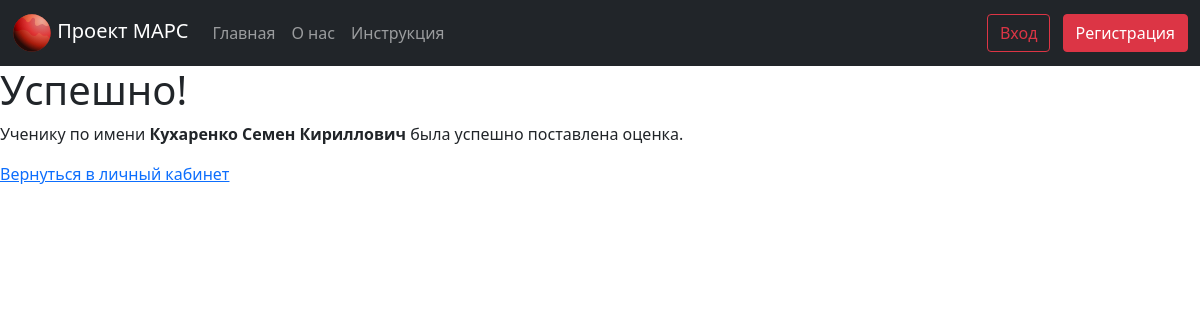
Before: /lk/success_page/student_id=2 with the older database file.
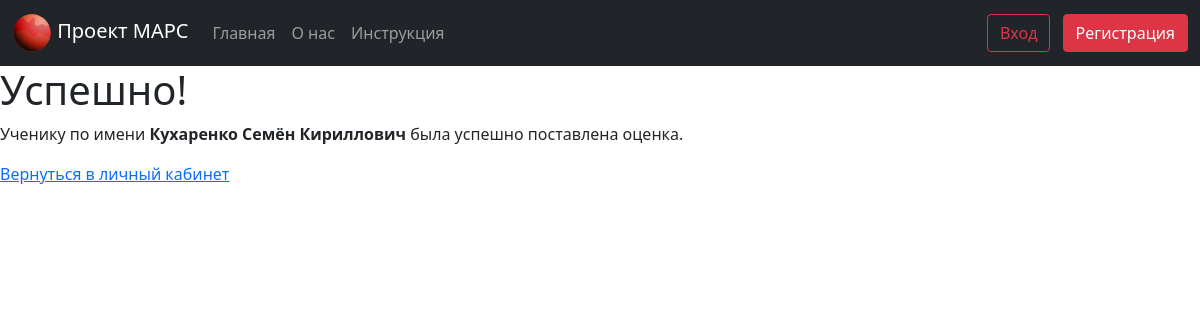
After: the same page with the newer database file.
### visual.py (models this page shows, shortened)
class Student(db.Model):
    id = db.Column(db.Integer, primary_key=True)
    name = db.Column(db.String(100), nullable=False)
    cl = db.Column(db.Integer, nullable=False)
    teacher_id = db.Column(db.Integer)

### visual.py (the view)
@app.route('/lk/success_page/student_id=<int:st_id>')
def success_page(st_id):
    ask = "SELECT name FROM student WHERE id = " + str(st_id)
    conn, cur = get_connection('data.db')
    name = cur.execute(ask).fetchone()[0]
    return render_template('success_page.html', name=name)

### visual.py (called while the page is built)
def get_connection(db_name):
    conn = sqlite3.connect(db_name)
    cur = conn.cursor()
    return conn, cur

@app.before_request
def load_logged_in_user():
    id = session.get('user_id')
    if id is None:
        g.teacher_name = None
    else:
        conn, cur = get_connection('data.db')
        teacher = cur.execute('SELECT * FROM teacher WHERE id = ?', (id,)).fetchone()
        g.teacher_name = teacher[1]

### templates/success_page.html (shortened to what this page needs)
{% extends 'base.html' %}
{% block body %}
<h1>Успешно!</h1>
<p>Ученику по имени <b>{{ name }}</b> была успешно поставлена оценка.</p>
<a class="redirect" href='/lk'>Вернуться в личный кабинет</a>
{% endblock %}

### templates/base.html (shortened to what this page needs)
<!DOCTYPE html>
<html lang="en">
  <head>
      <link href="{{url_for('static', filename = 'css/bootstrap.min.css')}}" rel="stylesheet">
  </head>
  <body>
    <nav class="navbar navbar-expand-sm navbar-dark bg-dark" aria-label="navbar">
      <div class="container-fluid">
        <a class="navbar-brand" href="/">
          <img src="{{url_for('static', filename = 'img/project-mars-icon.svg')}}" width="40" height="40">
          Проект МАРС
        </a>
        <div class="collapse navbar-collapse" id="navbarsExample03">
          <ul class="navbar-nav me-auto mb-2 mb-sm-0">
            <li class="nav-item">
              <a class="nav-link" href="/">Главная</a>
            </li>
            <li class="nav-item">
              <a class="nav-link" href="/about">О нас</a>
            </li>
            <li class="nav-item">
              <a class="nav-link" href="/instruction">Инструкция</a>
            </li>
          </ul>
        </div>
        {% if g.teacher_name %}
        <div class="flex-shrink-0 dropdown">
            <a href="#" class="d-block text-decoration-none dropdown-toggle text-danger" id="dropdownUser2" data-bs-toggle="dropdown" aria-expanded="false">
              {{ g.teacher_name }}
            </a>
            <ul class="dropdown-menu text-small shadow" aria-labelledby="dropdownUser2">
              <li><a class="dropdown-item" href="/lk">Личный кабинет</a></li>
              <li><hr class="dropdown-divider"></li>
              <li><a class="dropdown-item" href="/logout">Выйти...</a></li>
            </ul>
          </div>
        {% else %}
        <div class="col-md-3 text-end">
          <a href="/login"><button type="button" class="btn btn-outline-danger me-2">Вход</button></a>
          <a href="/register"><button type="button" class="btn btn-danger">Регистрация</button></a>
        </div>
        {% endif %}
      </nav>
      {% block body %} {% endblock %}
  </body>
</html>

Changed rows visible on the page:
changed Student: name "Кухаренко Семен Кириллович" → "Кухаренко Семён Кириллович"
